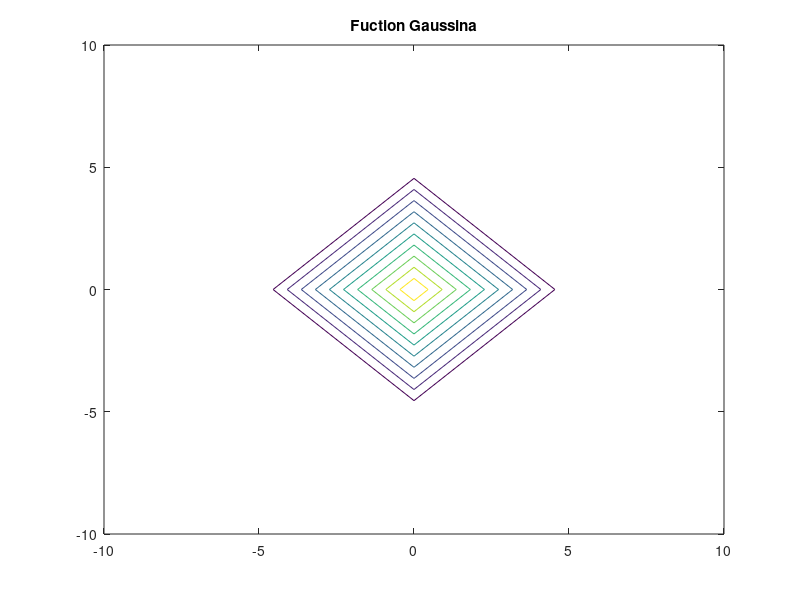

Source code (MATLAB):
function gaussiana
clear all
clc
g=input('Ingrese el valor de grid que desea aplicar : ');
n=input('Desea las curvas de nivel?(1=y/2=n) : ');
A =10;
[x,y]=meshgrid(-10:g:10);
z=A*exp(-x.^2-y.^2);
if n=='2'
mesh(x,y,z);
else
contour(x,y,z);    
title('Fuction Gaussina');
end